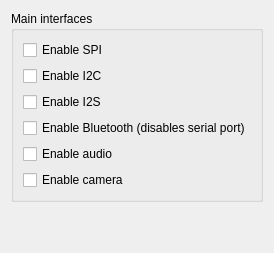
     <widget class="QWidget" name="wifi_tab">
      <attribute name="title">
       <string>Interfaces</string>
      </attribute>
      <layout class="QVBoxLayout" name="verticalLayout_5">
       <item>
        <widget class="QGroupBox" name="main_interfaces_gb">
         <property name="sizePolicy">
          <sizepolicy hsizetype="Preferred" vsizetype="Minimum">
           <horstretch>0</horstretch>
           <verstretch>0</verstretch>
          </sizepolicy>
         </property>
         <property name="title">
          <string>Main interfaces</string>
         </property>
         <layout class="QVBoxLayout" name="verticalLayout_6">
          <item>
           <widget class="QCheckBox" name="spi_cb">
            <property name="toolTip">
             <string>&lt;html&gt;&lt;head/&gt;&lt;body&gt;&lt;p&gt;&lt;span style=&quot; font-weight:600;&quot;&gt;Enable SPI&lt;/span&gt;&lt;/p&gt;&lt;p&gt;When checked, the RPi's SPI (Serial Peripheral Interface) will be enabled.&lt;/p&gt;&lt;/body&gt;&lt;/html&gt;</string>
            </property>
            <property name="text">
             <string>Enable SPI</string>
            </property>
           </widget>
          </item>
          <item>
           <widget class="QCheckBox" name="i2c_cb">
            <property name="toolTip">
             <string>&lt;html&gt;&lt;head/&gt;&lt;body&gt;&lt;p&gt;&lt;span style=&quot; font-weight:600;&quot;&gt;Enable I&lt;/span&gt;&lt;span style=&quot; font-weight:600; vertical-align:super;&quot;&gt;2&lt;/span&gt;&lt;span style=&quot; font-weight:600;&quot;&gt;C&lt;/span&gt;&lt;/p&gt;&lt;p&gt;When checked, the RPi's I&lt;span style=&quot; vertical-align:super;&quot;&gt;2&lt;/span&gt;C (Inter-Integrated Circuit, pronounced eye-squared-see) interface will be enabled.&lt;/p&gt;&lt;p&gt;Despite the similar name, it is unrelated to the I&lt;span style=&quot; vertical-align:super;&quot;&gt;2&lt;/span&gt;S interface, below.&lt;/p&gt;&lt;/body&gt;&lt;/html&gt;</string>
            </property>
            <property name="text">
             <string>Enable I2C</string>
            </property>
           </widget>
          </item>
          <item>
           <widget class="QCheckBox" name="i2s_cb">
            <property name="toolTip">
             <string>&lt;html&gt;&lt;head/&gt;&lt;body&gt;&lt;p&gt;&lt;span style=&quot; font-weight:600;&quot;&gt;Enable I&lt;/span&gt;&lt;span style=&quot; font-weight:600; vertical-align:super;&quot;&gt;2&lt;/span&gt;&lt;span style=&quot; font-weight:600;&quot;&gt;S&lt;/span&gt;&lt;/p&gt;&lt;p&gt;When checked, the RPi's I&lt;span style=&quot; vertical-align:super;&quot;&gt;2&lt;/span&gt;S (Inter-IC Sound, pronounced eye-squared-ess) interface will be enabled.&lt;/p&gt;&lt;p&gt;Despite the similar name, it is unrelated to the I&lt;span style=&quot; vertical-align:super;&quot;&gt;2&lt;/span&gt;C interface, above.&lt;/p&gt;&lt;/body&gt;&lt;/html&gt;</string>
            </property>
            <property name="text">
             <string>Enable I2S</string>
            </property>
           </widget>
          </item>
          <item>
           <widget class="QCheckBox" name="bluetooth_cb">
            <property name="toolTip">
             <string>&lt;html&gt;&lt;head/&gt;&lt;body&gt;&lt;p&gt;&lt;span style=&quot; font-weight:600;&quot;&gt;Enable Bluetooth&lt;/span&gt;&lt;/p&gt;&lt;p&gt;When checked, the RPi's inbuilt Bluetooth will be enabled. When unchecked, UART0/ttyAMA0 over GPIOs 14 &amp;amp; 15 becomes usable instead.&lt;/p&gt;&lt;p&gt;&lt;span style=&quot; font-weight:600;&quot;&gt;NB&lt;/span&gt;: if do &lt;span style=&quot; font-style:italic;&quot;&gt;not&lt;/span&gt; wish to use Bluetooth, remember to also disable the OpenRC service that initialises the modem, so it doesn't utilize the UART. To do so, issue:&lt;br/&gt;&lt;span style=&quot; font-family:'monospace';&quot;&gt;sudo rc-service rpi3-bluetooth stop&lt;/span&gt;&lt;br/&gt;followed by:&lt;br/&gt;&lt;span style=&quot; font-family:'monospace';&quot;&gt;sudo rc-update del rpi3-bluetooth default&lt;/span&gt;&lt;/p&gt;&lt;/body&gt;&lt;/html&gt;</string>
            </property>
            <property name="text">
             <string>Enable Bluetooth (disables serial port)</string>
            </property>
           </widget>
          </item>
          <item>
           <widget class="QCheckBox" name="audio_cb">
            <property name="toolTip">
             <string>&lt;html&gt;&lt;head/&gt;&lt;body&gt;&lt;p&gt;&lt;span style=&quot; font-weight:600;&quot;&gt;Enable audio&lt;/span&gt;&lt;/p&gt;&lt;p&gt;When checked, the RPi's onboard ALSA interface will be enabled.&lt;/p&gt;&lt;/body&gt;&lt;/html&gt;</string>
            </property>
            <property name="text">
             <string>Enable audio</string>
            </property>
           </widget>
          </item>
          <item>
           <widget class="QCheckBox" name="camera_cb">
            <property name="toolTip">
             <string>&lt;html&gt;&lt;head/&gt;&lt;body&gt;&lt;p&gt;&lt;span style=&quot; font-weight:600;&quot;&gt;Enable camera&lt;/span&gt;&lt;/p&gt;&lt;p&gt;When checked, the RPi's onboard camera interface will be enabled. Requires kernel &amp;gt;=4.19 to operate.&lt;/p&gt;&lt;p&gt;You must allocate at least 128 MiB of GPU memory when using the camera.&lt;/p&gt;&lt;/body&gt;&lt;/html&gt;</string>
            </property>
            <property name="text">
             <string>Enable camera</string>
            </property>
           </widget>
          </item>
         </layout>
        </widget>
       </item>
       <item>
        <spacer name="verticalSpacer_2">
         <property name="orientation">
          <enum>Qt::Vertical</enum>
         </property>
         <property name="sizeHint" stdset="0">
          <size>
           <width>20</width>
           <height>40</height>
          </size>
         </property>
        </spacer>
       </item>
      </layout>
     </widget>
